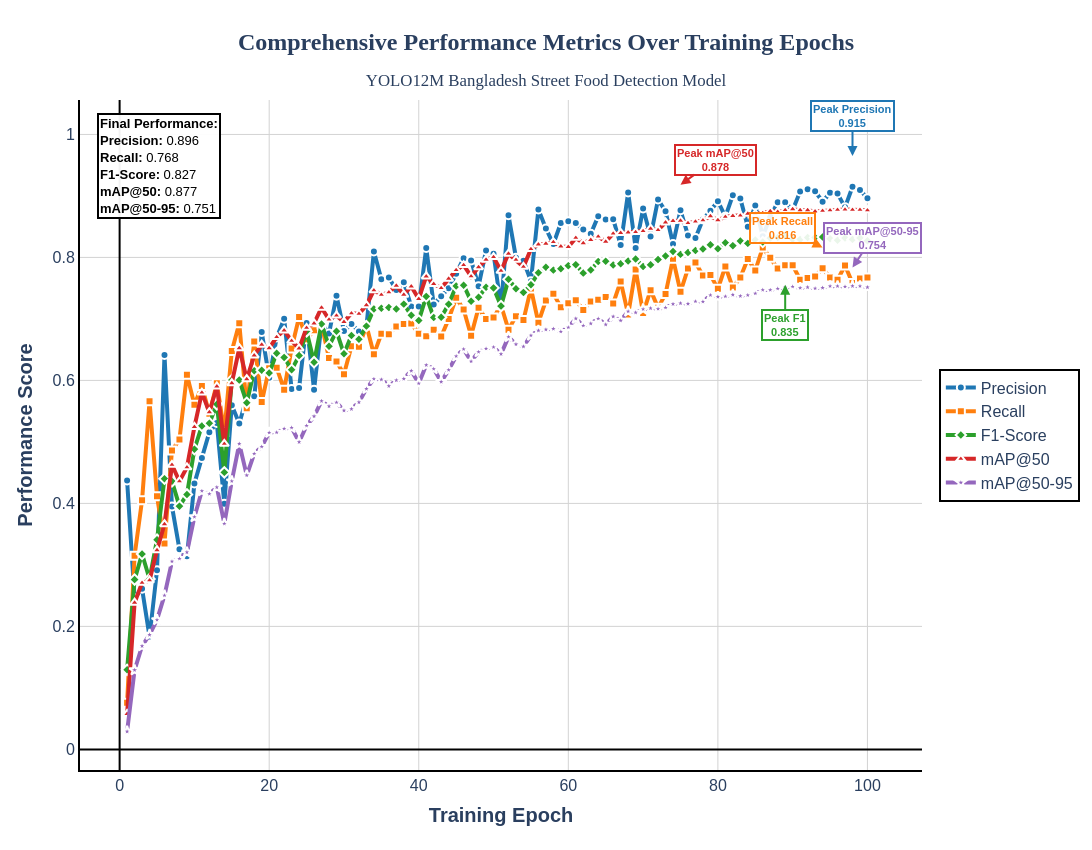

Write notebook code for a chart like this one.
### Code cell
# Enhanced Comprehensive Comparison Plot with All Metrics including mAP - Fixed Overlapping Labels
fig_all = go.Figure()

# Add all metrics with enhanced styling
fig_all.add_trace(
    go.Scatter(
        x=df['epoch'],
        y=df['metrics/precision(B)'],
        mode='lines+markers',
        name='Precision',
        line=dict(color='#1f77b4', width=4),
        marker=dict(size=8, symbol='circle', line=dict(width=2, color='white')),
        hovertemplate='<b>Epoch:</b> %{x}<br><b>Precision:</b> %{y:.4f}<extra></extra>'
    )
)

fig_all.add_trace(
    go.Scatter(
        x=df['epoch'],
        y=df['metrics/recall(B)'],
        mode='lines+markers',
        name='Recall',
        line=dict(color='#ff7f0e', width=4),
        marker=dict(size=8, symbol='square', line=dict(width=2, color='white')),
        hovertemplate='<b>Epoch:</b> %{x}<br><b>Recall:</b> %{y:.4f}<extra></extra>'
    )
)

fig_all.add_trace(
    go.Scatter(
        x=df['epoch'],
        y=df['f1_score'],
        mode='lines+markers',
        name='F1-Score',
        line=dict(color='#2ca02c', width=4),
        marker=dict(size=8, symbol='diamond', line=dict(width=2, color='white')),
        hovertemplate='<b>Epoch:</b> %{x}<br><b>F1-Score:</b> %{y:.4f}<extra></extra>'
    )
)

fig_all.add_trace(
    go.Scatter(
        x=df['epoch'],
        y=df['metrics/mAP50(B)'],
        mode='lines+markers',
        name='mAP@50',
        line=dict(color='#d62728', width=4),
        marker=dict(size=8, symbol='triangle-up', line=dict(width=2, color='white')),
        hovertemplate='<b>Epoch:</b> %{x}<br><b>mAP@50:</b> %{y:.4f}<extra></extra>'
    )
)

fig_all.add_trace(
    go.Scatter(
        x=df['epoch'],
        y=df['metrics/mAP50-95(B)'],
        mode='lines+markers',
        name='mAP@50-95',
        line=dict(color='#9467bd', width=4),
        marker=dict(size=8, symbol='star', line=dict(width=2, color='white')),
        hovertemplate='<b>Epoch:</b> %{x}<br><b>mAP@50-95:</b> %{y:.4f}<extra></extra>'
    )
)

# Calculate final performance metrics
final_metrics = {
    'Precision': df['metrics/precision(B)'].iloc[-1],
    'Recall': df['metrics/recall(B)'].iloc[-1],
    'F1-Score': df['f1_score'].iloc[-1],
    'mAP@50': df['metrics/mAP50(B)'].iloc[-1],
    'mAP@50-95': df['metrics/mAP50-95(B)'].iloc[-1]
}

# Enhanced final performance annotation - moved to top-left
annotation_text = "<b>Final Performance:</b><br>"
for metric, value in final_metrics.items():
    annotation_text += f"<b>{metric}:</b> {value:.3f}<br>"

fig_all.add_annotation(
    x=0.02,
    y=0.98,
    xref="paper",
    yref="paper",
    text=annotation_text,
    showarrow=False,
    bgcolor='rgba(255,255,255,0.95)',
    bordercolor='black',
    borderwidth=2,
    font=dict(size=13, family='Arial', color='black'),
    align="left"
)

# Get peak values and indices
max_precision_idx = df['metrics/precision(B)'].idxmax()
max_f1_idx = df['f1_score'].idxmax()
max_map50_idx = df['metrics/mAP50(B)'].idxmax()
max_recall_idx = df['metrics/recall(B)'].idxmax()
max_map50_95_idx = df['metrics/mAP50-95(B)'].idxmax()

# Add strategically positioned peak performance annotations to avoid overlap
# Peak Precision - position at the actual peak with offset
fig_all.add_annotation(
    x=df['epoch'].iloc[max_precision_idx],
    y=df['metrics/precision(B)'].iloc[max_precision_idx] + 0.05,  # Offset upward
    text=f"<b>Peak Precision<br>{df['metrics/precision(B)'].iloc[max_precision_idx]:.3f}</b>",
    showarrow=True,
    arrowhead=2,
    arrowsize=1,
    arrowwidth=2,
    arrowcolor='#1f77b4',
    bgcolor='rgba(255,255,255,0.9)',
    bordercolor='#1f77b4',
    borderwidth=2,
    font=dict(size=11, color='#1f77b4'),
    ax=0,
    ay=-40
)

# Peak F1-Score - position with different offset
fig_all.add_annotation(
    x=df['epoch'].iloc[max_f1_idx],
    y=df['f1_score'].iloc[max_f1_idx] - 0.08,  # Offset downward
    text=f"<b>Peak F1<br>{df['f1_score'].iloc[max_f1_idx]:.3f}</b>",
    showarrow=True,
    arrowhead=2,
    arrowsize=1,
    arrowwidth=2,
    arrowcolor='#2ca02c',
    bgcolor='rgba(255,255,255,0.9)',
    bordercolor='#2ca02c',
    borderwidth=2,
    font=dict(size=11, color='#2ca02c'),
    ax=0,
    ay=40
)

# Peak mAP@50 - repositioned to avoid overlap
fig_all.add_annotation(
    x=df['epoch'].iloc[max_map50_idx] - 15,  # Moved further left
    y=df['metrics/mAP50(B)'].iloc[max_map50_idx] + 0.04,  # Moved upward
    text=f"<b>Peak mAP@50<br>{df['metrics/mAP50(B)'].iloc[max_map50_idx]:.3f}</b>",
    showarrow=True,
    arrowhead=2,
    arrowsize=1,
    arrowwidth=2,
    arrowcolor='#d62728',
    bgcolor='rgba(255,255,255,0.9)',
    bordercolor='#d62728',
    borderwidth=2,
    font=dict(size=11, color='#d62728'),
    ax=35,  # Arrow pointing from right to left
    ay=-25  # Arrow pointing slightly upward
)

# Peak Recall - position with different side offset
fig_all.add_annotation(
    x=df['epoch'].iloc[max_recall_idx] + 8,  # Offset to the right
    y=df['metrics/recall(B)'].iloc[max_recall_idx],
    text=f"<b>Peak Recall<br>{df['metrics/recall(B)'].iloc[max_recall_idx]:.3f}</b>",
    showarrow=True,
    arrowhead=2,
    arrowsize=1,
    arrowwidth=2,
    arrowcolor='#ff7f0e',
    bgcolor='rgba(255,255,255,0.9)',
    bordercolor='#ff7f0e',
    borderwidth=2,
    font=dict(size=11, color='#ff7f0e'),
    ax=-40,
    ay=-20
)

# Peak mAP@50-95 - position with upward offset
fig_all.add_annotation(
    x=df['epoch'].iloc[max_map50_95_idx],
    y=df['metrics/mAP50-95(B)'].iloc[max_map50_95_idx] + 0.03,
    text=f"<b>Peak mAP@50-95<br>{df['metrics/mAP50-95(B)'].iloc[max_map50_95_idx]:.3f}</b>",
    showarrow=True,
    arrowhead=2,
    arrowsize=1,
    arrowwidth=2,
    arrowcolor='#9467bd',
    bgcolor='rgba(255,255,255,0.9)',
    bordercolor='#9467bd',
    borderwidth=2,
    font=dict(size=11, color='#9467bd'),
    ax=20,
    ay=-30
)

fig_all.update_layout(
    title={
        'text': '<b>Comprehensive Performance Metrics Over Training Epochs</b><br><sub>YOLO12M Bangladesh Street Food Detection Model</sub>',
        'x': 0.5,
        'xanchor': 'center',
        'font': {'size': 24, 'family': 'Arial Black'}
    },
    xaxis_title="<b>Training Epoch</b>",
    yaxis_title="<b>Performance Score</b>",
    font=dict(family="Arial", size=16),
    plot_bgcolor='white',
    paper_bgcolor='white',
    width=1500,  # Increased width to accommodate annotations
    height=850,   # Increased height slightly
    legend=dict(
        orientation="v",
        yanchor="middle",
        y=0.5,
        xanchor="left",
        x=1.02,
        font=dict(size=16),
        bgcolor='rgba(255,255,255,0.95)',
        bordercolor='black',
        borderwidth=2
    ),
    xaxis=dict(
        showgrid=True,
        gridwidth=1,
        gridcolor='lightgray',
        zeroline=True,
        zerolinewidth=2,
        zerolinecolor='black',
        title_font_size=20,
        tickfont_size=16,
        linecolor='black',
        linewidth=2
    ),
    yaxis=dict(
        showgrid=True,
        gridwidth=1,
        gridcolor='lightgray',
        zeroline=True,
        zerolinewidth=2,
        zerolinecolor='black',
        title_font_size=20,
        tickfont_size=16,
        linecolor='black',
        linewidth=2
    ),
    margin=dict(l=80, r=150, t=100, b=80)  # Increased margins for annotations
)

# Show the plot
fig_all.show()

# Save as high-quality image for LaTeX (multiple formats)
fig_all.write_image("overall_performance_metrics.png", width=1500, height=850, scale=3)
fig_all.write_image("overall_performance_metrics.pdf", width=1500, height=850)
fig_all.write_html("overall_performance_metrics.html")

print("✅ High-quality plots saved with fixed label positioning:")
print("   📊 overall_performance_metrics.png (for LaTeX)")
print("   📄 overall_performance_metrics.pdf (vector format)")
print("   🌐 overall_performance_metrics.html (interactive)")

# Print summary for research paper
print("\n" + "="*80)
print("RESEARCH PAPER SUMMARY")
print("="*80)
print(f"Model: YOLO11")
print(f"Dataset: Bangladesh Street Food Detection")
print(f"Training Epochs: {len(df)}")
print("\nFinal Performance Metrics:")
for metric, value in final_metrics.items():
    print(f"• {metric}: {value:.4f} ({value*100:.2f}%)")

print("\nPeak Performance:")
print(f"• Peak Precision: {df['metrics/precision(B)'].max():.4f} at epoch {df['epoch'].iloc[max_precision_idx]}")
print(f"• Peak Recall: {df['metrics/recall(B)'].max():.4f} at epoch {df['epoch'].iloc[max_recall_idx]}")
print(f"• Peak F1-Score: {df['f1_score'].max():.4f} at epoch {df['epoch'].iloc[max_f1_idx]}")
print(f"• Peak mAP@50: {df['metrics/mAP50(B)'].max():.4f} at epoch {df['epoch'].iloc[max_map50_idx]}")
print(f"• Peak mAP@50-95: {df['metrics/mAP50-95(B)'].max():.4f} at epoch {df['epoch'].iloc[max_map50_95_idx]}")
print("="*80)

### Figure 1 — Plotly figure (JSON) as saved in the notebook; plotly's stock layout.template omitted (floating-point values rounded to 4 significant figures)
{"data": [{"hovertemplate": "<b>Epoch:</b> %{x}<br><b>Precision:</b> %{y:.4f}<extra></extra>", "line": {"color": "#1f77b4", "width": 4}, "marker": {"line": {"color": "white", "width": 2}, "size": 8, "symbol": "circle"}, "mode": "lines+markers", "name": "Precision", "type": "scatter", "x": [1, 2, 3, 4, 5, 6, 7, 8, 9, 10, 11, 12, 13, 14, 15, 16, 17, 18, 19, 20, 21, 22, 23, 24, 25, 26, 27, 28, 29, 30, 31, 32, 33, 34, 35, 36, 37, 38, 39, 40, 41, 42, 43, 44, 45, 46, 47, 48, 49, 50, 51, 52, 53, 54, 55, 56, 57, 58, 59, 60, 61, 62, 63, 64, 65, 66, 67, 68, 69, 70, 71, 72, 73, 74, 75, 76, 77, 78, 79, 80, 81, 82, 83, 84, 85, 86, 87, 88, 89, 90, 91, 92, 93, 94, 95, 96, 97, 98, 99, 100], "y": [0.4372, 0.2458, 0.2614, 0.1834, 0.2911, 0.6415, 0.3951, 0.3256, 0.3141, 0.4324, 0.474, 0.5159, 0.5308, 0.3996, 0.5597, 0.5299, 0.5727, 0.5742, 0.6786, 0.6042, 0.6697, 0.7003, 0.5859, 0.5878, 0.6933, 0.585, 0.6925, 0.6761, 0.7378, 0.6803, 0.6916, 0.6795, 0.6873, 0.8095, 0.7646, 0.7675, 0.7471, 0.7596, 0.72, 0.7203, 0.8154, 0.7233, 0.737, 0.7498, 0.7736, 0.7987, 0.7952, 0.7533, 0.8114, 0.8059, 0.7195, 0.8685, 0.7995, 0.7944, 0.7615, 0.878, 0.8469, 0.8218, 0.856, 0.859, 0.8559, 0.8453, 0.8384, 0.8671, 0.8618, 0.8623, 0.8204, 0.9057, 0.8152, 0.8795, 0.8339, 0.8943, 0.875, 0.8217, 0.8768, 0.8358, 0.8315, 0.8616, 0.8759, 0.8914, 0.8664, 0.9011, 0.896, 0.8498, 0.8845, 0.8343, 0.866, 0.8898, 0.8898, 0.8771, 0.9072, 0.9108, 0.9075, 0.8907, 0.905, 0.9039, 0.8815, 0.9149, 0.9096, 0.8964]}, {"hovertemplate": "<b>Epoch:</b> %{x}<br><b>Recall:</b> %{y:.4f}<extra></extra>", "line": {"color": "#ff7f0e", "width": 4}, "marker": {"line": {"color": "white", "width": 2}, "size": 8, "symbol": "square"}, "mode": "lines+markers", "name": "Recall", "type": "scatter", "x": [1, 2, 3, 4, 5, 6, 7, 8, 9, 10, 11, 12, 13, 14, 15, 16, 17, 18, 19, 20, 21, 22, 23, 24, 25, 26, 27, 28, 29, 30, 31, 32, 33, 34, 35, 36, 37, 38, 39, 40, 41, 42, 43, 44, 45, 46, 47, 48, 49, 50, 51, 52, 53, 54, 55, 56, 57, 58, 59, 60, 61, 62, 63, 64, 65, 66, 67, 68, 69, 70, 71, 72, 73, 74, 75, 76, 77, 78, 79, 80, 81, 82, 83, 84, 85, 86, 87, 88, 89, 90, 91, 92, 93, 94, 95, 96, 97, 98, 99, 100], "y": [0.07599, 0.315, 0.4052, 0.5661, 0.4115, 0.3349, 0.4862, 0.5038, 0.6094, 0.5606, 0.5908, 0.5458, 0.5952, 0.5163, 0.6478, 0.693, 0.5548, 0.6635, 0.5649, 0.6199, 0.6206, 0.585, 0.6521, 0.7032, 0.6671, 0.6816, 0.6909, 0.6365, 0.6308, 0.6101, 0.6557, 0.6549, 0.6893, 0.6424, 0.6758, 0.6753, 0.6879, 0.6917, 0.6926, 0.6759, 0.6717, 0.6825, 0.6712, 0.7, 0.7343, 0.7154, 0.6727, 0.718, 0.6998, 0.7022, 0.7222, 0.6825, 0.7046, 0.6981, 0.7496, 0.6938, 0.7298, 0.7411, 0.7191, 0.7256, 0.7305, 0.7147, 0.7284, 0.7313, 0.7358, 0.7252, 0.7611, 0.7071, 0.7804, 0.7094, 0.7468, 0.718, 0.7407, 0.7979, 0.744, 0.7818, 0.7918, 0.7708, 0.7716, 0.7489, 0.7852, 0.7509, 0.7674, 0.7976, 0.7788, 0.8162, 0.7994, 0.7818, 0.7873, 0.7872, 0.7638, 0.7663, 0.769, 0.7825, 0.7672, 0.7639, 0.787, 0.7584, 0.7659, 0.7675]}, {"hovertemplate": "<b>Epoch:</b> %{x}<br><b>F1-Score:</b> %{y:.4f}<extra></extra>", "line": {"color": "#2ca02c", "width": 4}, "marker": {"line": {"color": "white", "width": 2}, "size": 8, "symbol": "diamond"}, "mode": "lines+markers", "name": "F1-Score", "type": "scatter", "x": [1, 2, 3, 4, 5, 6, 7, 8, 9, 10, 11, 12, 13, 14, 15, 16, 17, 18, 19, 20, 21, 22, 23, 24, 25, 26, 27, 28, 29, 30, 31, 32, 33, 34, 35, 36, 37, 38, 39, 40, 41, 42, 43, 44, 45, 46, 47, 48, 49, 50, 51, 52, 53, 54, 55, 56, 57, 58, 59, 60, 61, 62, 63, 64, 65, 66, 67, 68, 69, 70, 71, 72, 73, 74, 75, 76, 77, 78, 79, 80, 81, 82, 83, 84, 85, 86, 87, 88, 89, 90, 91, 92, 93, 94, 95, 96, 97, 98, 99, 100], "y": [0.1295, 0.2761, 0.3178, 0.277, 0.341, 0.4401, 0.4359, 0.3956, 0.4145, 0.4882, 0.526, 0.5304, 0.5611, 0.4505, 0.6006, 0.6005, 0.5636, 0.6156, 0.6166, 0.6119, 0.6442, 0.6374, 0.6172, 0.6403, 0.6799, 0.6296, 0.6917, 0.6557, 0.6801, 0.6433, 0.6732, 0.667, 0.6883, 0.7163, 0.7175, 0.7184, 0.7163, 0.7241, 0.706, 0.6974, 0.7366, 0.7023, 0.7026, 0.724, 0.7535, 0.7548, 0.7288, 0.7352, 0.7515, 0.7505, 0.7209, 0.7644, 0.749, 0.7432, 0.7555, 0.7751, 0.784, 0.7794, 0.7816, 0.7867, 0.7882, 0.7745, 0.7795, 0.7934, 0.7938, 0.7878, 0.7896, 0.7942, 0.7974, 0.7854, 0.788, 0.7965, 0.8023, 0.8097, 0.805, 0.8079, 0.8112, 0.8136, 0.8205, 0.814, 0.8238, 0.8192, 0.8267, 0.8228, 0.8283, 0.8251, 0.8314, 0.8323, 0.8354, 0.8297, 0.8293, 0.8323, 0.8326, 0.8331, 0.8304, 0.828, 0.8315, 0.8294, 0.8315, 0.827]}, {"hovertemplate": "<b>Epoch:</b> %{x}<br><b>mAP@50:</b> %{y:.4f}<extra></extra>", "line": {"color": "#d62728", "width": 4}, "marker": {"line": {"color": "white", "width": 2}, "size": 8, "symbol": "triangle-up"}, "mode": "lines+markers", "name": "mAP@50", "type": "scatter", "x": [1, 2, 3, 4, 5, 6, 7, 8, 9, 10, 11, 12, 13, 14, 15, 16, 17, 18, 19, 20, 21, 22, 23, 24, 25, 26, 27, 28, 29, 30, 31, 32, 33, 34, 35, 36, 37, 38, 39, 40, 41, 42, 43, 44, 45, 46, 47, 48, 49, 50, 51, 52, 53, 54, 55, 56, 57, 58, 59, 60, 61, 62, 63, 64, 65, 66, 67, 68, 69, 70, 71, 72, 73, 74, 75, 76, 77, 78, 79, 80, 81, 82, 83, 84, 85, 86, 87, 88, 89, 90, 91, 92, 93, 94, 95, 96, 97, 98, 99, 100], "y": [0.05754, 0.2384, 0.2708, 0.2749, 0.324, 0.3662, 0.4627, 0.436, 0.4587, 0.5243, 0.5802, 0.5483, 0.5902, 0.4968, 0.5955, 0.6524, 0.602, 0.6407, 0.658, 0.6524, 0.6704, 0.6814, 0.6644, 0.652, 0.6855, 0.6928, 0.7182, 0.699, 0.7054, 0.6952, 0.7091, 0.7083, 0.7222, 0.7464, 0.7391, 0.7432, 0.7541, 0.7394, 0.7528, 0.7325, 0.7691, 0.7569, 0.7502, 0.7655, 0.7794, 0.7875, 0.7693, 0.7842, 0.7962, 0.8005, 0.7782, 0.8061, 0.7961, 0.7847, 0.8135, 0.8211, 0.8224, 0.825, 0.8178, 0.8171, 0.8318, 0.8232, 0.8285, 0.834, 0.8257, 0.8387, 0.8399, 0.8406, 0.8413, 0.8429, 0.8467, 0.8444, 0.857, 0.8592, 0.8596, 0.8558, 0.8582, 0.8603, 0.8671, 0.8605, 0.866, 0.8676, 0.8682, 0.8711, 0.871, 0.8721, 0.8753, 0.8741, 0.8769, 0.8783, 0.8768, 0.8769, 0.8749, 0.8757, 0.8767, 0.8775, 0.8778, 0.8774, 0.8774, 0.8766]}, {"hovertemplate": "<b>Epoch:</b> %{x}<br><b>mAP@50-95:</b> %{y:.4f}<extra></extra>", "line": {"color": "#9467bd", "width": 4}, "marker": {"line": {"color": "white", "width": 2}, "size": 8, "symbol": "star"}, "mode": "lines+markers", "name": "mAP@50-95", "type": "scatter", "x": [1, 2, 3, 4, 5, 6, 7, 8, 9, 10, 11, 12, 13, 14, 15, 16, 17, 18, 19, 20, 21, 22, 23, 24, 25, 26, 27, 28, 29, 30, 31, 32, 33, 34, 35, 36, 37, 38, 39, 40, 41, 42, 43, 44, 45, 46, 47, 48, 49, 50, 51, 52, 53, 54, 55, 56, 57, 58, 59, 60, 61, 62, 63, 64, 65, 66, 67, 68, 69, 70, 71, 72, 73, 74, 75, 76, 77, 78, 79, 80, 81, 82, 83, 84, 85, 86, 87, 88, 89, 90, 91, 92, 93, 94, 95, 96, 97, 98, 99, 100], "y": [0.0291, 0.1289, 0.1681, 0.1865, 0.2106, 0.2504, 0.3056, 0.3101, 0.3204, 0.378, 0.4202, 0.4154, 0.4263, 0.367, 0.4363, 0.497, 0.4456, 0.4809, 0.4923, 0.5151, 0.5155, 0.5216, 0.5232, 0.4999, 0.5264, 0.5416, 0.5665, 0.5579, 0.5641, 0.5511, 0.5535, 0.5644, 0.5864, 0.6025, 0.6015, 0.5909, 0.6003, 0.6028, 0.6157, 0.5951, 0.6251, 0.6188, 0.5978, 0.6171, 0.6394, 0.6509, 0.631, 0.6463, 0.6517, 0.6541, 0.6428, 0.6708, 0.6587, 0.6551, 0.6732, 0.6811, 0.6827, 0.6839, 0.6794, 0.6862, 0.7006, 0.6891, 0.6926, 0.7005, 0.6909, 0.7038, 0.6973, 0.7123, 0.7104, 0.7159, 0.7174, 0.7164, 0.7184, 0.7243, 0.7254, 0.7247, 0.7285, 0.7281, 0.7387, 0.736, 0.7366, 0.7393, 0.7372, 0.7387, 0.7415, 0.7472, 0.7472, 0.7493, 0.7511, 0.7525, 0.7504, 0.7515, 0.7497, 0.7507, 0.7532, 0.7532, 0.7525, 0.7536, 0.7534, 0.7515]}], "layout": {"annotations": [{"align": "left", "bgcolor": "rgba(255,255,255,0.95)", "bordercolor": "black", "borderwidth": 2, "font": {"color": "black", "family": "Arial", "size": 13}, "showarrow": false, "text": "<b>Final Performance:</b><br><b>Precision:</b> 0.896<br><b>Recall:</b> 0.768<br><b>F1-Score:</b> 0.827<br><b>mAP@50:</b> 0.877<br><b>mAP@50-95:</b> 0.751<br>", "x": 0.02, "xref": "paper", "y": 0.98, "yref": "paper"}, {"arrowcolor": "#1f77b4", "arrowhead": 2, "arrowsize": 1, "arrowwidth": 2, "ax": 0, "ay": -40, "bgcolor": "rgba(255,255,255,0.9)", "bordercolor": "#1f77b4", "borderwidth": 2, "font": {"color": "#1f77b4", "size": 11}, "showarrow": true, "text": "<b>Peak Precision<br>0.915</b>", "x": 98, "y": 0.9649}, {"arrowcolor": "#2ca02c", "arrowhead": 2, "arrowsize": 1, "arrowwidth": 2, "ax": 0, "ay": 40, "bgcolor": "rgba(255,255,255,0.9)", "bordercolor": "#2ca02c", "borderwidth": 2, "font": {"color": "#2ca02c", "size": 11}, "showarrow": true, "text": "<b>Peak F1<br>0.835</b>", "x": 89, "y": 0.7554}, {"arrowcolor": "#d62728", "arrowhead": 2, "arrowsize": 1, "arrowwidth": 2, "ax": 35, "ay": -25, "bgcolor": "rgba(255,255,255,0.9)", "bordercolor": "#d62728", "borderwidth": 2, "font": {"color": "#d62728", "size": 11}, "showarrow": true, "text": "<b>Peak mAP@50<br>0.878</b>", "x": 75, "y": 0.9183}, {"arrowcolor": "#ff7f0e", "arrowhead": 2, "arrowsize": 1, "arrowwidth": 2, "ax": -40, "ay": -20, "bgcolor": "rgba(255,255,255,0.9)", "bordercolor": "#ff7f0e", "borderwidth": 2, "font": {"color": "#ff7f0e", "size": 11}, "showarrow": true, "text": "<b>Peak Recall<br>0.816</b>", "x": 94, "y": 0.8162}, {"arrowcolor": "#9467bd", "arrowhead": 2, "arrowsize": 1, "arrowwidth": 2, "ax": 20, "ay": -30, "bgcolor": "rgba(255,255,255,0.9)", "bordercolor": "#9467bd", "borderwidth": 2, "font": {"color": "#9467bd", "size": 11}, "showarrow": true, "text": "<b>Peak mAP@50-95<br>0.754</b>", "x": 98, "y": 0.7836}], "font": {"family": "Arial", "size": 16}, "height": 850, "legend": {"bgcolor": "rgba(255,255,255,0.95)", "bordercolor": "black", "borderwidth": 2, "font": {"size": 16}, "orientation": "v", "x": 1.02, "xanchor": "left", "y": 0.5, "yanchor": "middle"}, "margin": {"b": 80, "l": 80, "r": 150, "t": 100}, "paper_bgcolor": "white", "plot_bgcolor": "white", "title": {"font": {"family": "Arial Black", "size": 24}, "text": "<b>Comprehensive Performance Metrics Over Training Epochs</b><br><sub>YOLO12M Bangladesh Street Food Detection Model</sub>", "x": 0.5, "xanchor": "center"}, "width": 1500, "xaxis": {"gridcolor": "lightgray", "gridwidth": 1, "linecolor": "black", "linewidth": 2, "showgrid": true, "tickfont": {"size": 16}, "title": {"font": {"size": 20}, "text": "<b>Training Epoch</b>"}, "zeroline": true, "zerolinecolor": "black", "zerolinewidth": 2}, "yaxis": {"gridcolor": "lightgray", "gridwidth": 1, "linecolor": "black", "linewidth": 2, "showgrid": true, "tickfont": {"size": 16}, "title": {"font": {"size": 20}, "text": "<b>Performance Score</b>"}, "zeroline": true, "zerolinecolor": "black", "zerolinewidth": 2}}}
